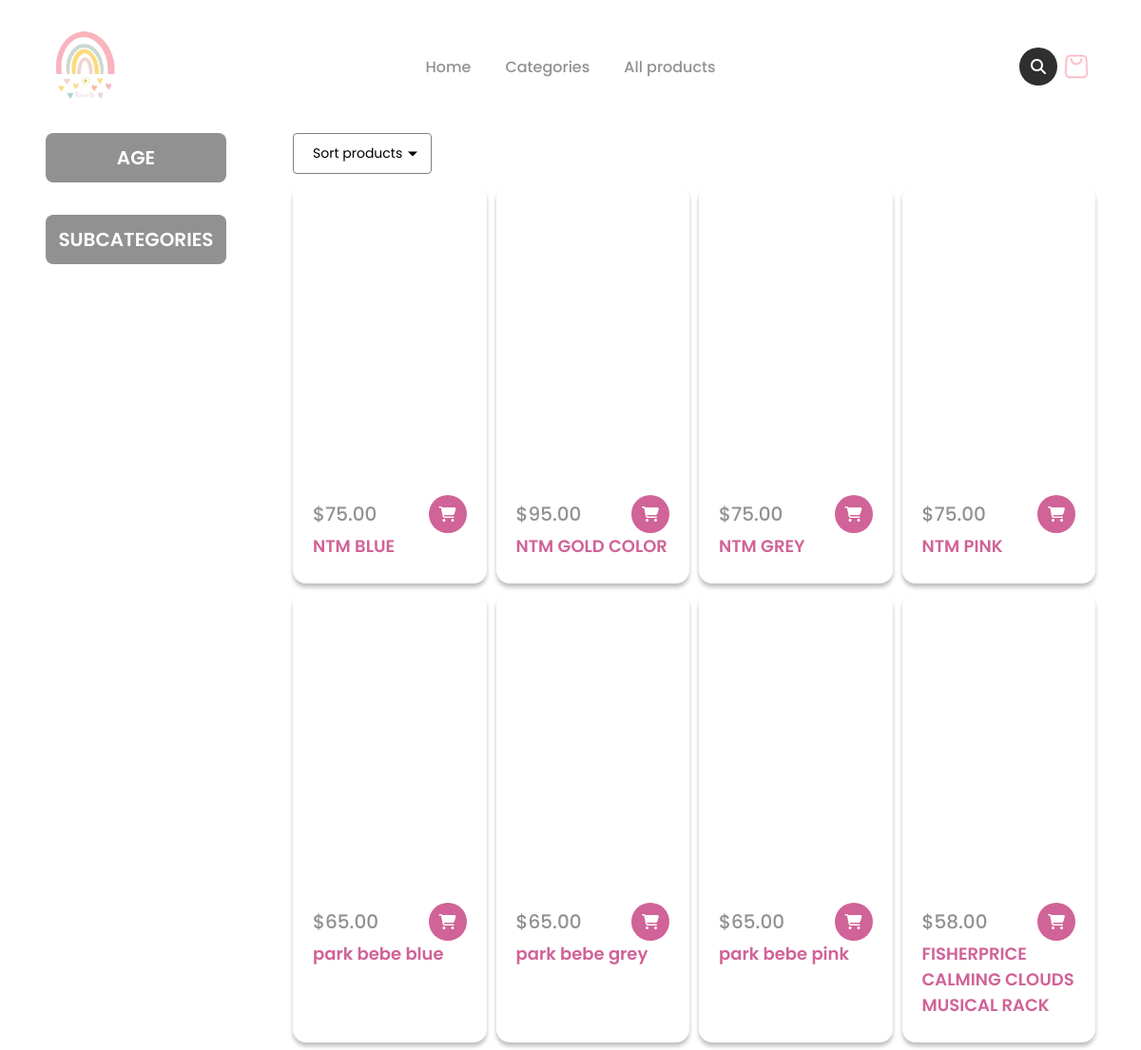
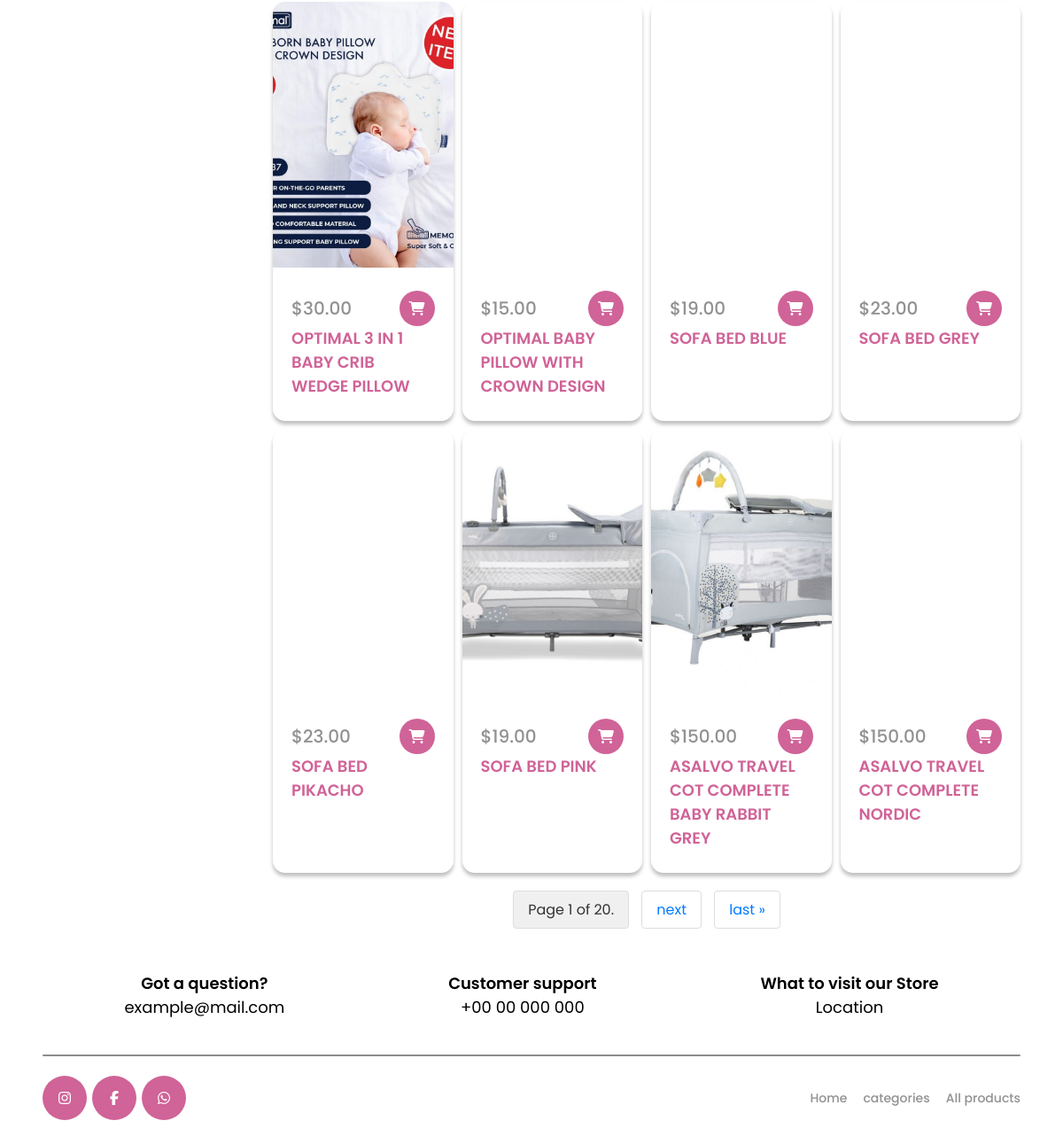
Screenshot of /products/ with the database file from the repository (2 pictures, top to bottom).
### app/models.py (models this page shows, shortened)
class Product(models.Model):
    category = models.ForeignKey(Category, on_delete=models.SET_NULL, null=True, blank=True)
    header = models.CharField(max_length=255, blank=True, null=True)
    slug = models.SlugField(unique=True, max_length=255)
    price = models.DecimalField(max_digits=10, decimal_places=2, blank=True, null=True)
    image1 = models.ImageField(upload_to='product_images/', blank=True, null=True)
    image2 = models.ImageField(upload_to='product_images/', blank=True, null=True)
    image3 = models.ImageField(upload_to='product_images/', blank=True, null=True)
    image4 = models.ImageField(upload_to='product_images/', blank=True, null=True)
    description = models.TextField(blank=True, null=True)
    company_name = models.CharField(max_length=255, blank=True, null=True)
    product_brand = models.CharField(max_length=255, blank=True, null=True)
    age_category = models.CharField(max_length=20, blank=True, null=True)
    in_stock = models.BooleanField(default=True)
    colors = models.ManyToManyField('Color', blank=True, null=True)

### app/views.py (the view)
# urls.py: path('products/', AllProducts.as_view(), name='all'),
@method_decorator(cache_page(60 * 15), name='dispatch')
class AllProducts(TemplateView):
    template_name = 'pages/all_products.html'
    def get_context_data(self, **kwargs):
        context = super().get_context_data(**kwargs)
        products = Product.objects.all()
        brand_filter = self.request.GET.get('brand')
        age_filter = self.request.GET.get('age')
        search_query = self.request.GET.get('q')
        if brand_filter:
            products = products.filter(product_brand=brand_filter)
        if age_filter:
            products = products.filter(age_category=age_filter)
        if search_query:
            products = products.filter(
                Q(header__icontains=search_query) | Q(product_brand__icontains=search_query)
            )
        sort_by = self.request.GET.get('sort_by')
        if sort_by == 'price_asc':
            products = products.order_by('price')
        elif sort_by == 'price_desc':
            products = products.order_by('-price')
        elif sort_by == 'date_added':
            products = products.order_by('-id')
        paginator = Paginator(products, 16)
        page_number = self.request.GET.get('page')
        page_obj = paginator.get_page(page_number)
        context['products'] = products
        context['unique_brands'] = Product.objects.values_list('product_brand', flat=True).distinct()
        context['unique_age_categories'] = Product.objects.values_list('age_category', flat=True).distinct()
        context['search_query'] = search_query
        context['current_brand_filter'] = brand_filter
        context['current_age_filter'] = age_filter
        context['page_obj'] = page_obj
        return context

### templates/pages/all_products.html (shortened to what this page needs)
{% extends '_base.html' %}
{% load static %}
{% block body %}
{% include 'include/navbar.html' %}
<div class="all-products">
    <div class="all-products-content">
        <div class="all-filter">
            <div class="all-filter-item">
                <div class="all-filter-item-title">AGE</div>
            </div>
            <div class="all-filter-item">
                <div class="all-filter-item-title">SUBCATEGORIES</div>
            </div>
        </div>
        <div style="width: 100%;">
             <div class="sorting-buttons">
                <label class="dropdown">
                    <div class="dd-button">
                          Sort products
                    </div>
                </label>
            </div>
            <div class="all-products-group">
                {% for product in page_obj %}
                    <div class="product-box menu-item" data-menu-item-id="{{ product.id }}">
                        <div class="sellers-box-img" style="background: url({% if product.image1 %}{{ product.image1.url }}{% else %}{% static 'assets/fluffy-toy-texture-close-up.jpg' %}{% endif %});"> </div>
                        <div class="sellers-box-bottom">
                            <div class="sellers-box-t">
                                <div class="inline-detail"><span class="sellers-box-dollar">$</span><div class="sellers-box-price" data-menu-item-price="{{ product.price }}">{{ product.price }}</div></div>
                                <button id="confirm-add-to-cart" class="open-confirmation-popup" data-menu-item="{{ product.id }}"><i class="fa-solid fa-cart-shopping"></i></button>
                            </div>
                            <div class="sellers-box-b">
                                <div class="sellers-box-title" data-menu-item-name="{{ product.header }}"><a href="{% url 'product_detail' slug=product.slug %}">{{ product.header }}</a></div>
                            </div>
                        </div>
                    </div>
                {% endfor %}
            </div>
            <div class="pagination">
                <span class="step-links">
                    <span class="current-page">
                        Page {{ page_obj.number }} of {{ page_obj.paginator.num_pages }}.
                    </span>
                    {% if page_obj.has_next %}
                        <a class="pagination-link" href="?page={{ page_obj.next_page_number }}">next</a>
                        <a class="pagination-link" href="?page={{ page_obj.paginator.num_pages }}">last &raquo;</a>
                    {% endif %}
                </span>
            </div>
        </div>
    </div>
</div>
{% include 'include/footer.html' %}
{% endblock %}

### static/styles/main.css (style rules this page uses)
* { font-family: 'Poppins', sans-serif; }
body { padding: 0; margin: 0; box-sizing: border-box; }
.sellers-box-img { width: 100%; height: 300px; position: relative; background-position: center !important; background-size: cover !important; background-repeat: no-repeat !important; background-color: #d4d4d4; }
.sellers-box-bottom { margin: 26px 21px; }
.sellers-box-price, .sellers-box-dollar { color: #919191; font-size: 20px; font-style: normal; font-weight: 500; line-height: normal; }
.sellers-box-title a { text-decoration: none; color: #D06397; font-size: 18px; font-style: normal; font-weight: 600; line-height: normal; }
.sellers-box-t { display: flex; align-items: center; justify-content: space-between; }
.sellers-box-t button, .open-confirmation-popup { border-radius: 50%; width: 40px; height: 40px; display: flex; align-items: center; justify-content: center; border: none; background: #D06397; cursor: pointer; color: #fff; }
.sellers-box-t button i { color: #fff; font-size: 16px; }
.inline-detail { display: flex; align-items: center; justify-content: start; }
.product-box { border-radius: 14px; background: #FFF; box-shadow: 0px 4px 4px 0px rgba(0, 0, 0, 0.25); width: 100%; height: auto; overflow: hidden; }
.all-products-content { display: flex; align-items: start; margin: 2% 4%; }
.sorting-buttons { margin-bottom: 12px; }
.dropdown { display: inline-block; position: relative; }
.dd-button { display: inline-block; border: 1px solid gray; border-radius: 4px; font-size: 14px; padding: 10px 30px 10px 20px; background-color: #ffffff; cursor: pointer; white-space: nowrap; }
.dd-button:after { content: ''; position: absolute; top: 50%; right: 15px; transform: translateY(-50%); width: 0; height: 0; border-left: 5px solid transparent; border-right: 5px solid transparent; border-top: 5px solid black; }
.all-filter { margin-right: 70px; }
.all-products-group { display: grid; grid-template-columns: repeat(4, 1fr); grid-template-rows: 1fr; grid-column-gap: 10px; grid-row-gap: 10px; width: 100%; }
.pagination { text-align: center; margin-top: 20px; }
.pagination .step-links { display: inline-block; }
.pagination .pagination-link, .pagination .current-page { display: inline-block; margin: 0 5px; padding: 8px 16px; text-decoration: none; color: #007bff; border: 1px solid #ddd; border-radius: 4px; }
.pagination .current-page { background-color: #f0f0f0; color: #333; border-color: #ddd; cursor: default; }
.all-filter-item { margin-bottom: 34px; }
.all-filter-item-title { margin-bottom: 16px; font-weight: 600; font-size: 20px; color: #fff; border-radius: 8px; width: 190px; height: 52px; background: #919191; display: flex; align-items: center; justify-content: center; }

### rows the page displays
Product: price "75.00", header "NTM BLUE"
Product: price "95.00", header "NTM GOLD COLOR"
Product: price "75.00", header "NTM GREY"
Product: price "75.00", header "NTM PINK"
Product: price "65.00", header "park bebe blue"
Product: price "65.00", header "park bebe grey"
Product: price "65.00", header "park bebe pink"
Product: price "58.00", header "FISHERPRICE CALMING CLOUDS MUSICAL RACK"
Product: image1 (picture), price "30.00", header "OPTIMAL 3 IN 1 BABY CRIB WEDGE PILLOW"
Product: price "15.00", header "OPTIMAL BABY PILLOW WITH CROWN DESIGN"
Product: price "19.00", header "SOFA BED BLUE"
Product: price "23.00", header "SOFA BED GREY"
Product: price "23.00", header "SOFA BED PIKACHO"
Product: image1 (picture), price "19.00", header "SOFA BED PINK"
Product: image1 (picture), price "150.00", header "ASALVO TRAVEL COT COMPLETE BABY RABBIT GREY"
Product: price "150.00", header "ASALVO TRAVEL COT COMPLETE NORDIC"

### other values shown
{{ page_obj.number }} "1"
{{ page_obj.paginator.num_pages }} "20"
